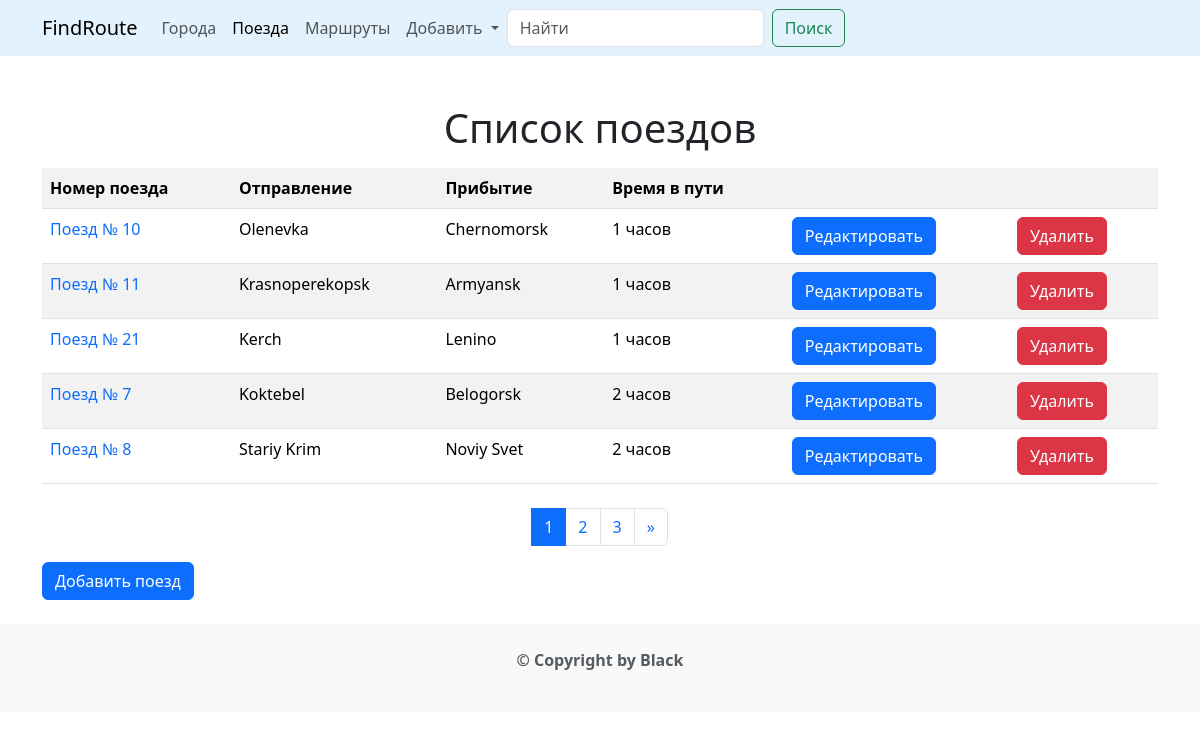
The app's page /trains/ with its own data.
### trains/models.py (models this page shows, shortened)
class Train(models.Model):
    name = models.CharField(max_length=50, unique=True, verbose_name='Номер поезда')
    travel_time = models.PositiveSmallIntegerField(verbose_name='Время в пути')
    from_city = models.ForeignKey(City, on_delete=models.CASCADE,
                                  related_name='to_city_set', verbose_name='В какой город')
    to_city = models.ForeignKey('cities.City', on_delete=models.CASCADE,
                                  related_name='from_city_set', verbose_name='Из какого города')
    class Meta:
        verbose_name = 'Поезд'
        verbose_name_plural = 'Поезда'
        ordering = ['travel_time']

### cities/models.py (models this page shows, shortened)
class City(models.Model):
    name = models.CharField(max_length=100, unique=True)
    def __str__(self):
        return self.name
    class Meta:
        verbose_name = 'Город'
        verbose_name_plural = 'Города'
        ordering = ['name']

### trains/views.py (the view)
# urls.py: path('', views.TrainListView.as_view(), name='train'),
class TrainListView(ListView):
    model = Train
    paginate_by = 5
    template_name = 'trains/trains.html'

### templates/trains/trains.html (shortened to what this page needs)
{% extends 'base.html' %}
{% block content %}
    <h1 class="text-center">Список поездов</h1>
    <div class="row">
        <div class="col-md-12 mx-auto my-2">
            <table class="table table-striped">
                <tr>
                <th>Номер поезда</th>
                <th>Отправление</th>
                <th>Прибытие</th>
                <th>Время в пути</th>
                <th>&nbsp</th>
                <th>&nbsp</th>
                </tr>
                {% for object in object_list %}
                    <tr>
                        <td>
                            <a style="text-decoration: none"
                               href="{% url 'trains:detail' pk=object.pk %}">Поезд № {{ object.name }}</a>
                        </td>
                        <td>
                            <span>{{ object.from_city }}</span>
                        </td>
                        <td>
                            <span>{{ object.to_city }}</span>
                        </td>
                        <td>
                            <span>{{ object.travel_time }} часов</span>
                        </td>
                        <td>
                            <a style="text-decoration: none" href="{% url 'trains:update' pk=object.pk %}">
                                <button type="submit" class="btn btn-primary">Редактировать</button>
                            </a>
                        </td>
                        <td>
                            <a style="text-decoration: none" href="{% url 'trains:delete' pk=object.pk %}">
                                <button type="submit" class="btn btn-danger">Удалить</button>
                            </a>
                        </td>
                    </tr>
                {% endfor %}
            </table>
        </div>
    </div>
    <nav aria-label="Page navigation example">
        <ul class="pagination justify-content-center">
            {% for page in page_obj.paginator.page_range %}
                <li class="page-item {% if page == page_obj.number %} active {% endif %} ">
                    <a class="page-link" href="?page={{ page }}">
                        {{ page }}
                    </a>
                </li>
            {% endfor %}
            <li class="page-item">
                {% if page_obj.has_next %}
                    <a class="page-link" href="?page={{ page_obj.paginator.num_pages }}" aria-label="Next">
                        <span aria-hidden="true">&raquo;</span>
                    </a>
                {% endif %}
            </li>
        </ul>
    </nav>
    <a style="text-decoration: none" href="{% url 'trains:add_train' %}">
        <button type="submit" class="btn btn-primary">Добавить поезд</button>
    </a>
{% endblock %}

### records on screen
Train: name "10", from_city "Olenevka", to_city "Chernomorsk", travel_time "1"
Train: name "11", from_city "Krasnoperekopsk", to_city "Armyansk", travel_time "1"
Train: name "21", from_city "Kerch", to_city "Lenino", travel_time "1"
Train: name "7", from_city "Koktebel", to_city "Belogorsk", travel_time "2"
Train: name "8", from_city "Stariy Krim", to_city "Noviy Svet", travel_time "2"

### other values on screen
{{ page }} "1" "2" "3"
